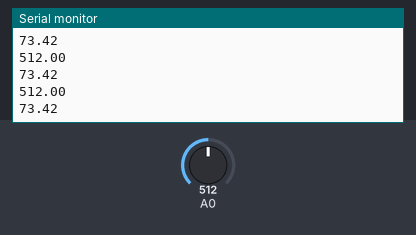
Simulated run of this sketch. Board: Arduino Uno, built with avr-gcc and run on an emulated ATmega328P. Parts: the last lines printed to the serial monitor. The inputs (shaded band) are chosen by the test bench; at power-on: A0 = 512.

Above: at 1.2 s.
1.3 s: A0 set to 716
At 1.32 s:
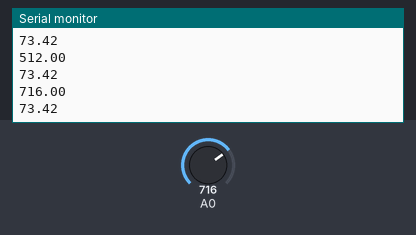
2.8 s: A0 set to 900
At 2.84 s:
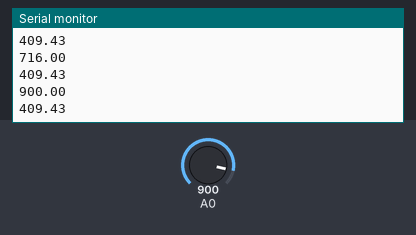
Timing chart, 0 to 5.8 s (numbered marks = the images above; inputs shaded):
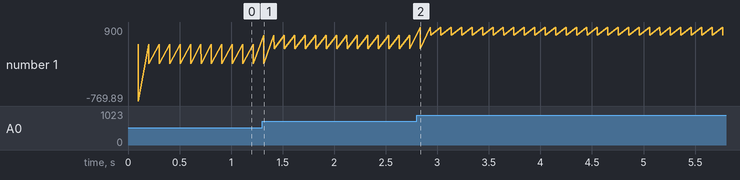

The sketch:

Test_Voltage_Sensor.ino
```cpp
double sensorValue = 0;
double sensorValue1 = 0;
int crosscount = 0;
int climbhill = 0;
double VmaxD = 0;
double VeffD;
double Veff;
void setup() {
  Serial.begin(115200);
}
void loop() {
  sensorValue1 = sensorValue;
  delay(100);
  sensorValue = analogRead(A0);
  Serial.println(sensorValue);
  VmaxD = sensorValue1;
  VeffD = VmaxD / sqrt(2);
  Veff = (((VeffD - 420.76) / -90.24) * -210.2) + 210.2;
  Serial.println(Veff);
  if (sensorValue > sensorValue1 && sensorValue > 511) {
    climbhill = 1;
    VmaxD = sensorValue;
  }
  if (sensorValue < sensorValue1 && climbhill == 1) {
    climbhill = 0;
    VmaxD = sensorValue1;
    VeffD = VmaxD / sqrt(2);
    Veff = (((VeffD - 420.76) / -90.24) * -210.2) + 210.2;
    Serial.println(Veff);
    VmaxD = 0;
  }
}
```

Measured:
- after the input at 1.3 s, the serial monitor: prints a new line at once (image 1)
- after the input at 2.8 s, the serial monitor: prints a new line at once (image 2)
- plotted number 1: 73.42 → 409.43 after the input at 1.3 s, 409.43 → 712.49 after the input at 2.8 s
